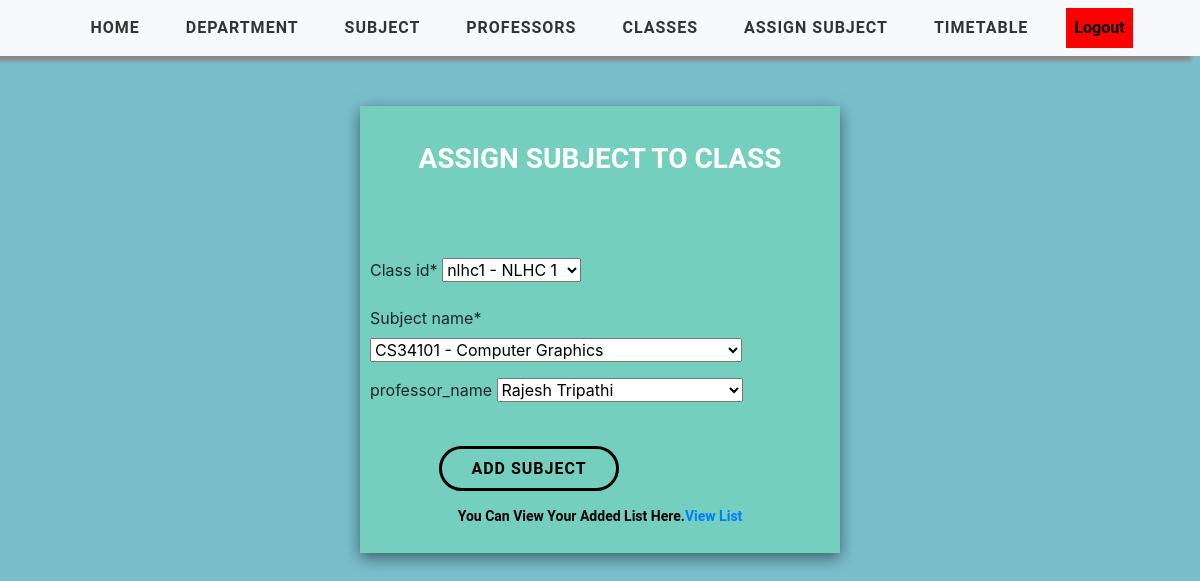
The app's page /update-classcourse/17/ (signed in) with its own data.
### timetableapp/models.py (models this page shows, shortened)
class Class(models.Model):
    WEEK_DAY = (
    ('Monday', 'Monday'),
    ('Tuesday', 'Tuesday'),
    ('Wednesday', 'Wednesday'),
    ('Thursday', 'Thursday'),
    ('Friday', 'Friday'),
    ('Saturday', 'Saturday')
    )
    user = models.ForeignKey(User, on_delete=models.CASCADE, null=True, blank=True)
    class_id = models.CharField(max_length=2000)
    class_name = models.CharField(max_length=2000)
    class_strength=models.IntegerField(null=True,default=100)
    week_day = MultiSelectField(max_length=2000, choices=WEEK_DAY, max_choices=6)
    no_sessions = models.PositiveIntegerField(default = 8)
    class_mins = models.PositiveIntegerField(default = 60)
    start_time = models.TimeField(default=time(8,00))
    end_time = models.TimeField(default=time(18,00))
    break_start = models.TimeField(null=True,blank=True, default=time(12,00))
    break_end = models.TimeField(null=True,blank=True, default=time(13,00))
    class Meta:
        unique_together = ('user','class_id')
    def __str__(self):
        return self.class_id + ' - ' + self.class_name

class ClassCourse(models.Model):
    user = models.ForeignKey(User, on_delete=models.CASCADE, null=True, blank=True)
    class Meta:
        unique_together = ('user','class_id', 'course_id')
    class_id = models.ForeignKey(Class, on_delete=models.CASCADE)
    professor_id = models.ForeignKey(Professor, on_delete=models.CASCADE, null=True, blank=True)
    course_id = models.ForeignKey(Course, on_delete=models.CASCADE)

### timetableapp/views.py (the view, shortened to what this page needs)
# urls.py: path('update-classcourse/<str:pk>/', views.updateClassCourse, name='update-classcourse'),
@login_required(login_url='login')
def updateClassCourse(request, pk):
    assign = ClassCourse.objects.get(id=pk)
    sectioncourse = ClassCourseForm(instance=assign)
    context = {'sectioncourse': sectioncourse}
    return render(request, 'classCourse/AddClassCourse.html', context)

### timetableapp/forms.py
class ClassCourseForm(ModelForm):
    class Meta:
        model = ClassCourse
        fields = ['user','class_id','course_id','professor_id']
        exclude = ['user']
        labels={'course_id':'Subject name','professor_id':'professor_name'}
    def __init__(self, *args,  **kwargs):
        super(ClassCourseForm, self).__init__(*args, **kwargs)
        self.fields['class_id'].queryset = Class.objects.filter()
        self.fields['professor_id'].queryset = Professor.objects.filter()
        self.fields['course_id'].queryset = Course.objects.filter()

### timetableapp/models.py (called while the page is built)
    def __str__(self):
        return self.professor_name

    def __str__(self):
        return self.course_id + ' - ' + self.course_name

### timetableapp/templates/classCourse/AddClassCourse.html (shortened to what this page needs)
{% extends 'timetableapp/main.html' %}
{% load static %}
{% block content %}
     <div class="display">
        <div class="box">
            <div class="header">
                Assign Subject To Class
            </div>
            <br><br>
            <div class="form">
                <form method="POST" action="">
                    {% load crispy_forms_tags %}
                    {{ sectioncourse|crispy }}
                    <input type="submit" value="Add Subject" class="saveButton">
                </form>
            </div>
            <div class="viewtable"><p>You can view your added list here.<a href="{% url 'view-classcourse' %}">View List</a></p></div>
        </div>
    </div>
{% endblock %}

### static/css/style.css (style rules this page uses)
a { cursor: pointer; }

### static/css/tables.css (style rules this page uses)
*, *:before, *:after { box-sizing: border-box; }
body { font-family: "Roboto", sans-serif; margin: 0; background-color: white; }

### static/css/add.css (style rules this page uses)
* { margin:0; padding:0; box-sizing: border-box; }
.display { background-color: #7abecc; display: flex; min-height:100vh; width: 100%; justify-content: center; }
.box { margin-top:0; width: 40%; height:100%; background-color: #74cfbf; box-shadow: rgba(0, 0, 0, 0.5) 0px 5px 15px; padding:10px; margin-top:50px; margin-bottom:25px; display: flex; flex-direction: column; gap:15px; }
.header { font-family: Roboto, sans-serif; font-size: 28px; font-weight: bold; text-align: center; text-transform: uppercase; padding-top: 12px; margin-top:10px; color: white; height: 15%; }
.saveButton { width: 180px ; height: 45px ; font-family: Roboto, sans-serif; text-transform: uppercase; letter-spacing: 1px; font-weight: bolder; color: black ; text-align: center; background: none; margin-left: 15%; margin-top: 20px; border-color: black ; border-radius: 30px ; border-style: solid; border-width: 3px ; transition: 0.8s; }
.viewtable { font-family: Roboto, sans-serif; font-weight: bold; font-size: 14px; color: black; text-transform: capitalize; text-align: center; }

### static/css/nav.css (style rules this page uses)
* { margin:0; padding:0; box-sizing: border-box; }

### records on screen
Class: class_id "nlhc1 - NLHC 1"
ClassCourse: course_id "CS34101 - Computer Graphics", professor_id "Rajesh Tripathi"
